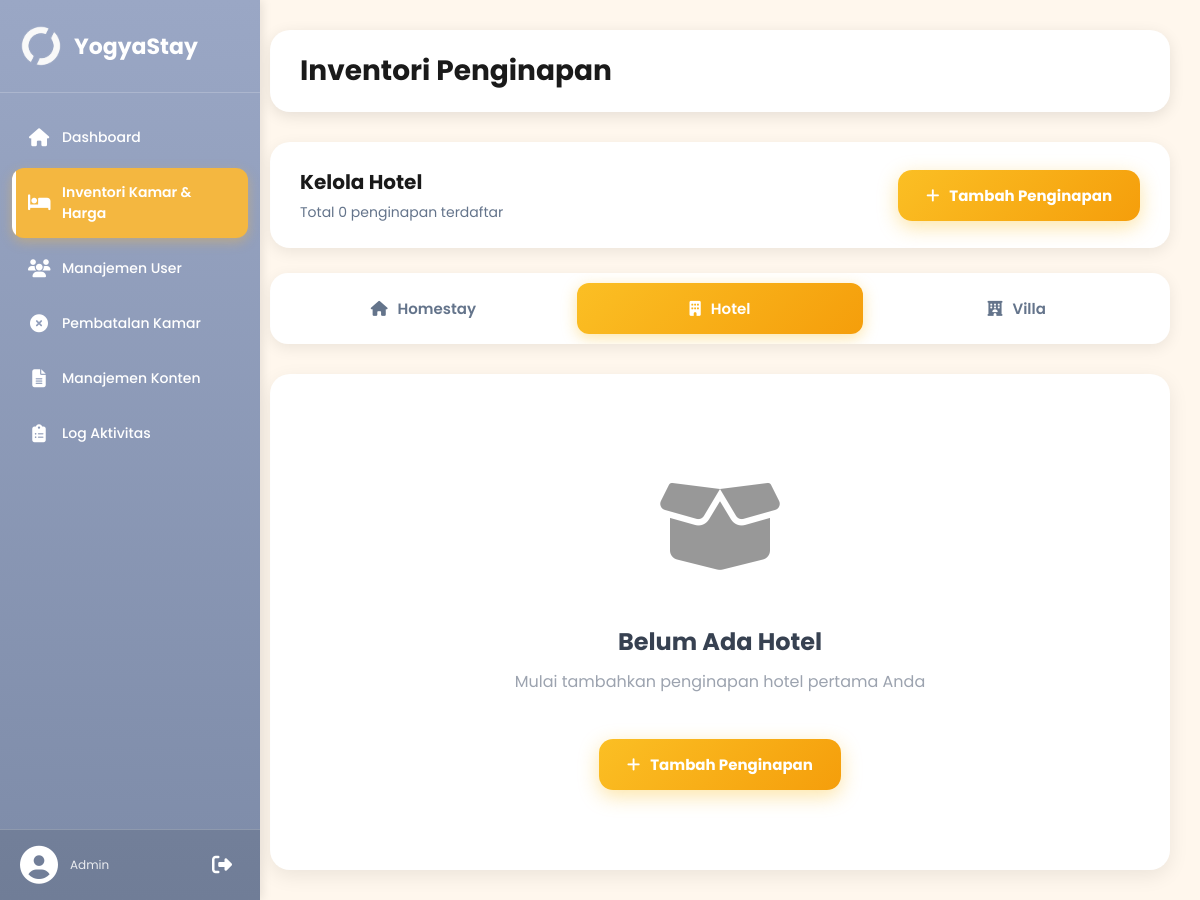
The app's page /admin/inventoriKamar/inventori.php (signed in), older data.
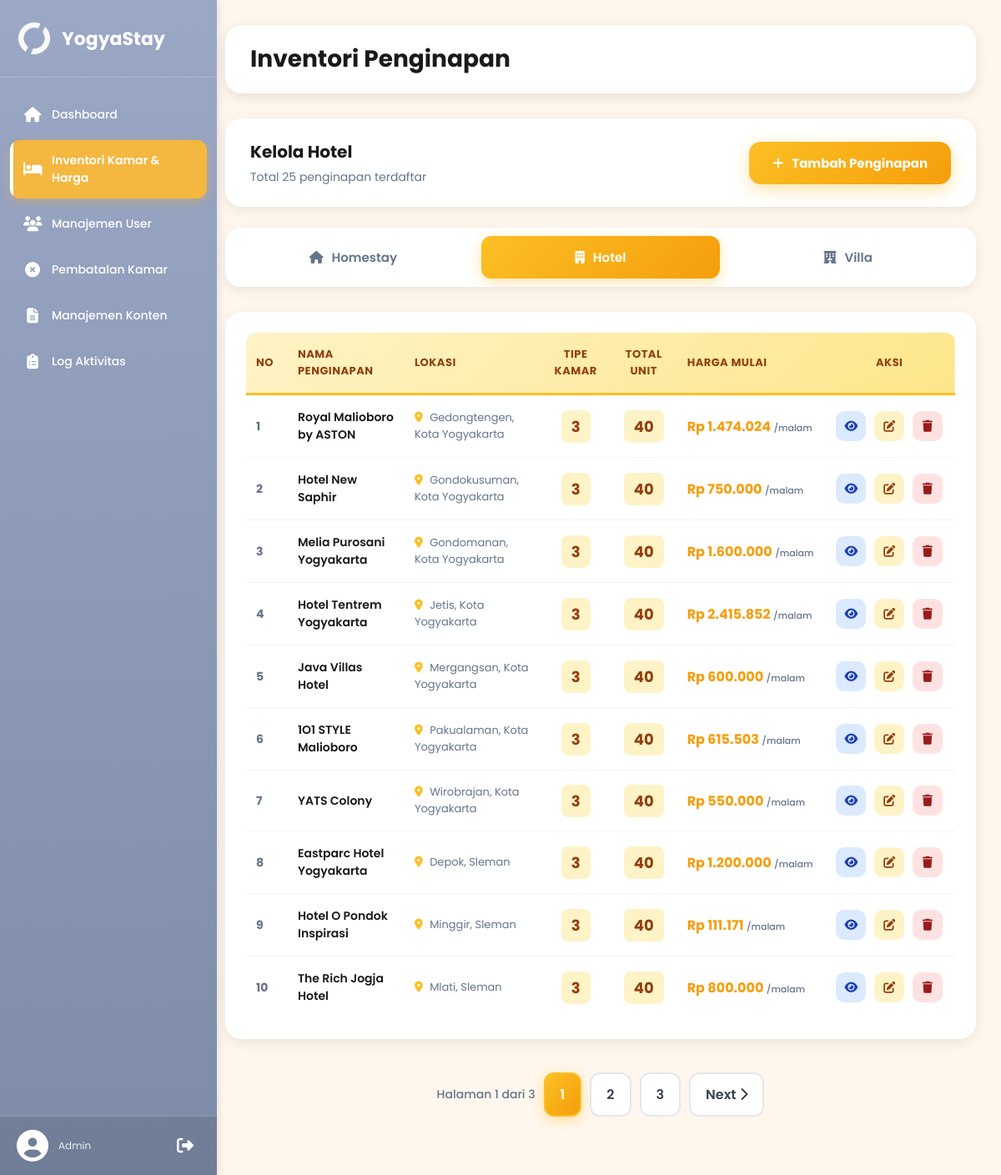
The same page, newer data.
### tables this page shows
CREATE TABLE `penginapan` (
  `id_penginapan` int(11) NOT NULL,
  `nama_penginapan` varchar(150) NOT NULL,
  `tipe_penginapan` enum('hotel','villa','homestay') NOT NULL,
  `id_kabupaten` int(11) NOT NULL,
  `id_kecamatan` int(11) NOT NULL,
  `alamat` text NOT NULL,
  `deskripsi` text DEFAULT NULL,
  `tentang_kami` text DEFAULT NULL,
  `harga_mulai` decimal(12,2) NOT NULL,
  `rating` decimal(3,2) DEFAULT 0.00,
  `jumlah_review` int(11) DEFAULT 0,
  `is_featured` tinyint(1) DEFAULT 0,
  `latitude` decimal(10,8) DEFAULT NULL,
  `longitude` decimal(11,8) DEFAULT NULL,
  `status` enum('aktif','nonaktif') DEFAULT 'aktif',
  `created_at` timestamp NOT NULL DEFAULT current_timestamp()
);

CREATE TABLE `kecamatan` (
  `id_kecamatan` int(11) NOT NULL,
  `id_kabupaten` int(11) NOT NULL,
  `nama_kecamatan` varchar(100) NOT NULL
);

CREATE TABLE `kabupaten` (
  `id_kabupaten` int(11) NOT NULL,
  `nama_kabupaten` varchar(100) NOT NULL
);

### admin/inventoriKamar/inventori.php (the view, shortened to what the changed rows need)
<?php
require_once '../../config.php';
$tipe = isset($_GET['tipe']) ? mysqli_real_escape_string($conn, strtolower($_GET['tipe'])) : 'hotel';
$page = max(1, (int) ($_GET['page'] ?? 1));
$limit = 10;
$start = ($page - 1) * $limit;
$totalQuery = mysqli_query($conn, "
    SELECT COUNT(*) AS total
    FROM penginapan p
    WHERE LOWER(p.tipe_penginapan) = '$tipe'
");
$totalRow = mysqli_fetch_assoc($totalQuery);
$totalData = $totalRow['total'] ?? 0;
$totalPage = ceil($totalData / $limit);
$query = mysqli_query($conn, "
    SELECT
        p.id_penginapan,
        p.nama_penginapan,
        p.tipe_penginapan,
        p.alamat,
        p.harga_mulai,
        p.status,
        p.created_at,
        kc.nama_kecamatan,
        kb.nama_kabupaten,
        COALESCE((SELECT COUNT(DISTINCT id_tipe_kamar)
                  FROM tipe_kamar
                  WHERE id_penginapan = p.id_penginapan), 0) as total_tipe_kamar,
        COALESCE((SELECT SUM(jumlah_kamar)
                  FROM tipe_kamar
                  WHERE id_penginapan = p.id_penginapan), 0) as total_unit_kamar
    FROM penginapan p
    LEFT JOIN kecamatan kc ON p.id_kecamatan = kc.id_kecamatan
    LEFT JOIN kabupaten kb ON p.id_kabupaten = kb.id_kabupaten
    WHERE LOWER(p.tipe_penginapan) = '$tipe'
    ORDER BY p.created_at DESC
    LIMIT $start, $limit
");
$jumlahData = mysqli_num_rows($query);
?>
<!DOCTYPE html>
<html lang="id">
<head>
    <link rel="stylesheet" href="https://cdnjs.cloudflare.com/ajax/libs/font-awesome/6.5.1/css/all.min.css">
</head>
<body>
    <?php
    if (file_exists('../partials/sidebar.php')) {
        include '../partials/sidebar.php';
    }
    ?>
    <div class="content">
        <div class="topbar">
            <div class="topbar-left">
                <h1 class="page-title">Inventori Penginapan</h1>
            </div>
        </div>
        <div class="header">
            <div class="header-info">
                <h3>Kelola <?= ucfirst($tipe) ?></h3>
                <p>Total <?= $totalData ?> penginapan terdaftar</p>
            </div>
        </div>
        <?php if ($jumlahData > 0): ?>
            <div class="table-wrapper">
                <table>
                    <thead>
                        <tr>
                            <th>No</th>
                            <th>Nama Penginapan</th>
                            <th>Lokasi</th>
                            <th style="text-align: center;">Tipe Kamar</th>
                            <th style="text-align: center;">Total Unit</th>
                            <th>Harga Mulai</th>
                            <th style="text-align: center;">Aksi</th>
                        </tr>
                    </thead>
                    <tbody>
                        <?php
                        $no = $start + 1;
                        while ($row = mysqli_fetch_assoc($query)):
                            $total_tipe = $row['total_tipe_kamar'] ?? 0;
                            $total_unit = $row['total_unit_kamar'] ?? 0;
                            ?>
                            <tr>
                                <td class="table-number"><?= $no++ ?></td>
                                <td class="table-name">
                                    <?= htmlspecialchars($row['nama_penginapan']) ?>
                                </td>
                                <td class="table-location">
                                    <i class="fa-solid fa-location-dot"></i>
                                    <?= htmlspecialchars($row['nama_kecamatan'] ?? 'Lokasi') ?>,
                                    <?= htmlspecialchars($row['nama_kabupaten'] ?? 'Yogyakarta') ?>
                                </td>
                                <td class="table-stats">
                                    <span class="stat-badge"><?= $total_tipe ?></span>
                                </td>
                                <td class="table-stats">
                                    <span class="stat-badge"><?= $total_unit ?></span>
                                </td>
                                <td class="table-price">
                                    Rp <?= number_format($row['harga_mulai'] ?? 0, 0, ',', '.') ?>
                                    <small>/malam</small>
                                </td>
                                <td class="table-actions">
                                    <a href="detail_penginapan.php?id=<?= $row['id_penginapan'] ?>" class="btn-action btn-view"
                                        title="Detail">
                                        <i class="fa-solid fa-eye"></i>
                                    </a>
                                    <a href="edit_penginapan.php?id=<?= $row['id_penginapan'] ?>" class="btn-action btn-edit"
                                        title="Edit">
                                        <i class="fa-solid fa-pen-to-square"></i>
                                    </a>
                                    <a href="javascript:void(0)"
                                        onclick="openDelete(<?= $row['id_penginapan'] ?>, '<?= strtolower($row['tipe_penginapan']) ?>')"
                                        class="btn-action btn-delete" title="Hapus">
                                        <i class="fa-solid fa-trash"></i>
                                    </a>
                                </td>
                            </tr>
                        <?php endwhile; ?>
                    </tbody>
                </table>
            </div>
            <?php if ($totalPage > 1): ?>
                <div class="pagination">
                    <span class="page-info">
                        Halaman <?= $page ?> dari <?= $totalPage ?>
                    </span>
                    <?php
                    $range = 2;
                    for ($i = 1; $i <= $totalPage; $i++):
                        if ($i == 1 || $i == $totalPage || ($i >= $page - $range && $i <= $page + $range)):
                            ?>
                            <a href="?tipe=<?= $tipe ?>&page=<?= $i ?>" class="<?= $page == $i ? 'active' : '' ?>">
                                <?= $i ?>
                            </a>
                        <?php
                        elseif ($i == $page - $range - 1 || $i == $page + $range + 1):
                            echo '<span class="page-info">...</span>';
                        endif;
                    endfor;
                    ?>
                    <?php if ($page < $totalPage): ?>
                        <a href="?tipe=<?= $tipe ?>&page=<?= $page + 1 ?>">
                            Next <i class="fa-solid fa-chevron-right"></i>
                        </a>
                    <?php endif; ?>
                </div>
            <?php endif; ?>
        <?php else: ?>
            <div class="empty-state">
                <div class="empty-icon">
                    <i class="fa-solid fa-box-open"></i>
                </div>
                <h3>Belum Ada <?= ucfirst($tipe) ?></h3>
                <p>Mulai tambahkan penginapan <?= $tipe ?> pertama Anda</p>
                <a href="tambah_penginapan.php" class="btn-add" style="display: inline-flex; margin-top: 15px;">
                    <i class="fa-solid fa-plus"></i>
                    <span>Tambah Penginapan</span>
                </a>
            </div>
        <?php endif; ?>
    </div>
</body>
</html>

Row changes from the older to the newer data that the page shows:
added penginapan: nama_penginapan "Royal Malioboro by ASTON", id_kecamatan.nama_kecamatan "Gedongtengen", id_kabupaten.nama_kabupaten "Kota Yogyakarta", total_tipe "3", total_unit "40", harga_mulai "1.474.024"
added penginapan: nama_penginapan "Hotel New Saphir", id_kecamatan.nama_kecamatan "Gondokusuman", id_kabupaten.nama_kabupaten "Kota Yogyakarta", total_tipe "3", total_unit "40", harga_mulai "750.000"
added penginapan: nama_penginapan "Melia Purosani Yogyakarta", id_kecamatan.nama_kecamatan "Gondomanan", id_kabupaten.nama_kabupaten "Kota Yogyakarta", total_tipe "3", total_unit "40", harga_mulai "1.600.000"
added penginapan: nama_penginapan "Hotel Tentrem Yogyakarta", id_kecamatan.nama_kecamatan "Jetis", id_kabupaten.nama_kabupaten "Kota Yogyakarta", total_tipe "3", total_unit "40", harga_mulai "2.415.852"
added penginapan: nama_penginapan "Java Villas Hotel", id_kecamatan.nama_kecamatan "Mergangsan", id_kabupaten.nama_kabupaten "Kota Yogyakarta", total_tipe "3", total_unit "40", harga_mulai "600.000"
added penginapan: nama_penginapan "1O1 STYLE Malioboro", id_kecamatan.nama_kecamatan "Pakualaman", id_kabupaten.nama_kabupaten "Kota Yogyakarta", total_tipe "3", total_unit "40", harga_mulai "615.503"
added penginapan: nama_penginapan "YATS Colony", id_kecamatan.nama_kecamatan "Wirobrajan", id_kabupaten.nama_kabupaten "Kota Yogyakarta", total_tipe "3", total_unit "40", harga_mulai "550.000"
added penginapan: nama_penginapan "Eastparc Hotel Yogyakarta", id_kecamatan.nama_kecamatan "Depok", id_kabupaten.nama_kabupaten "Sleman", total_tipe "3", total_unit "40", harga_mulai "1.200.000"
added penginapan: nama_penginapan "Hotel O Pondok Inspirasi", id_kecamatan.nama_kecamatan "Minggir", id_kabupaten.nama_kabupaten "Sleman", total_tipe "3", total_unit "40", harga_mulai "111.171"
added penginapan: nama_penginapan "The Rich Jogja Hotel", id_kecamatan.nama_kecamatan "Mlati", id_kabupaten.nama_kabupaten "Sleman", total_tipe "3", total_unit "40", harga_mulai "800.000"
Text that changed along with them:
$totalData: "0" → "25"
$page: (not shown) → "1"
$totalPage: (not shown) → "3"
$tipe: "Hotel" → (not shown)
$tipe: "hotel" → (not shown)
text no longer shown: "Belum Ada Mulai tambahkan penginapan pertama Anda Tambah Penginapan"
text now shown: "NO NAMA PENGINAPAN LOKASI TIPE KAMAR TOTAL UNIT HARGA MULAI AKSI Halaman dari Next"
new list line: "1"
new list line: "2"
new list line: "3"
